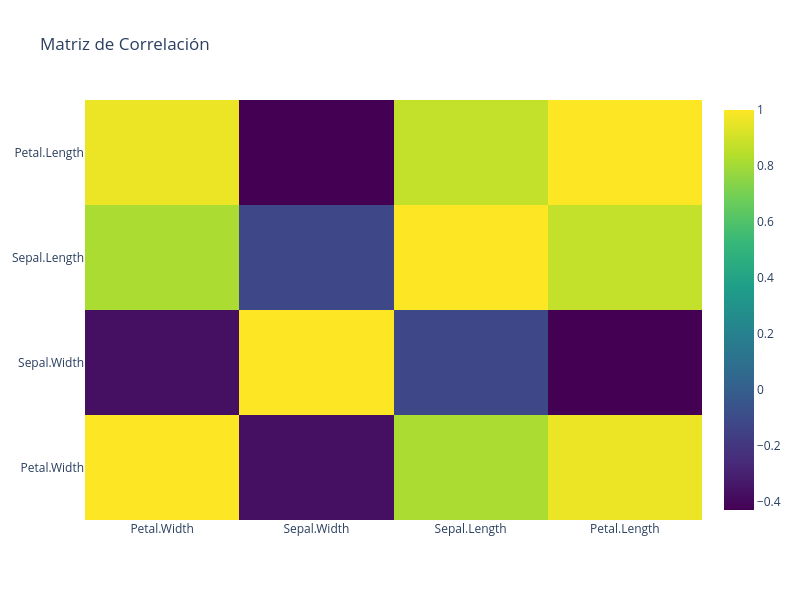

Source (notebook cell):
### Code cell
analisis.corr_matrix()

### Figure 1 — Plotly figure (JSON) as saved in the notebook; plotly's stock layout.template omitted (floating-point values rounded to 4 significant figures)
{"data": [{"colorscale": [[0, "#440154"], [0.1111, "#482878"], [0.2222, "#3e4989"], [0.3333, "#31688e"], [0.4444, "#26828e"], [0.5556, "#1f9e89"], [0.6667, "#35b779"], [0.7778, "#6ece58"], [0.8889, "#b5de2b"], [1, "#fde725"]], "type": "heatmap", "x": ["Petal.Width", "Sepal.Width", "Sepal.Length", "Petal.Length"], "y": ["Petal.Width", "Sepal.Width", "Sepal.Length", "Petal.Length"], "z": [[1.0, -0.3661, 0.8179, 0.9629], [-0.3661, 1.0, -0.1176, -0.4284], [0.8179, -0.1176, 1.0, 0.8718], [0.9629, -0.4284, 0.8718, 1.0]]}], "layout": {"height": 600, "title": {"text": "Matriz de Correlación"}, "width": 800}}
